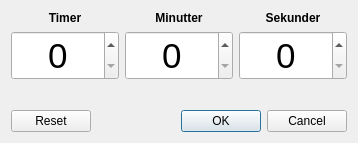
<?xml version="1.0" encoding="UTF-8"?>
<ui version="4.0">
 <class>TimeSelector</class>
 <widget class="QDialog" name="TimeSelector">
  <property name="windowModality">
   <enum>Qt::WindowModal</enum>
  </property>
  <property name="geometry">
   <rect>
    <x>0</x>
    <y>0</y>
    <width>358</width>
    <height>143</height>
   </rect>
  </property>
  <property name="windowTitle">
   <string>Tidsvælger</string>
  </property>
  <layout class="QVBoxLayout" name="verticalLayout">
   <item>
    <layout class="QGridLayout" name="gridLayout">
     <item row="0" column="0">
      <widget class="QLabel" name="label">
       <property name="font">
        <font>
         <weight>75</weight>
         <bold>true</bold>
        </font>
       </property>
       <property name="text">
        <string>Timer</string>
       </property>
       <property name="alignment">
        <set>Qt::AlignCenter</set>
       </property>
      </widget>
     </item>
     <item row="0" column="1">
      <widget class="QLabel" name="label_2">
       <property name="font">
        <font>
         <weight>75</weight>
         <bold>true</bold>
        </font>
       </property>
       <property name="text">
        <string>Minutter</string>
       </property>
       <property name="alignment">
        <set>Qt::AlignCenter</set>
       </property>
      </widget>
     </item>
     <item row="0" column="2">
      <widget class="QLabel" name="label_3">
       <property name="font">
        <font>
         <weight>75</weight>
         <bold>true</bold>
        </font>
       </property>
       <property name="text">
        <string>Sekunder</string>
       </property>
       <property name="alignment">
        <set>Qt::AlignCenter</set>
       </property>
      </widget>
     </item>
     <item row="1" column="0">
      <widget class="QSpinBox" name="sbHours">
       <property name="font">
        <font>
         <pointsize>26</pointsize>
        </font>
       </property>
       <property name="alignment">
        <set>Qt::AlignCenter</set>
       </property>
       <property name="maximum">
        <number>23</number>
       </property>
      </widget>
     </item>
     <item row="1" column="1">
      <widget class="QSpinBox" name="sbMinuts">
       <property name="font">
        <font>
         <pointsize>26</pointsize>
        </font>
       </property>
       <property name="alignment">
        <set>Qt::AlignCenter</set>
       </property>
       <property name="maximum">
        <number>59</number>
       </property>
      </widget>
     </item>
     <item row="1" column="2">
      <widget class="QSpinBox" name="sbSecs">
       <property name="font">
        <font>
         <pointsize>26</pointsize>
        </font>
       </property>
       <property name="alignment">
        <set>Qt::AlignCenter</set>
       </property>
       <property name="maximum">
        <number>59</number>
       </property>
      </widget>
     </item>
    </layout>
   </item>
   <item>
    <spacer name="verticalSpacer">
     <property name="orientation">
      <enum>Qt::Vertical</enum>
     </property>
     <property name="sizeHint" stdset="0">
      <size>
       <width>20</width>
       <height>40</height>
      </size>
     </property>
    </spacer>
   </item>
   <item>
    <widget class="QDialogButtonBox" name="buttonBox">
     <property name="maximumSize">
      <size>
       <width>16777215</width>
       <height>16777215</height>
      </size>
     </property>
     <property name="orientation">
      <enum>Qt::Horizontal</enum>
     </property>
     <property name="standardButtons">
      <set>QDialogButtonBox::Cancel|QDialogButtonBox::Ok|QDialogButtonBox::Reset</set>
     </property>
    </widget>
   </item>
  </layout>
 </widget>
 <resources/>
 <connections>
  <connection>
   <sender>buttonBox</sender>
   <signal>accepted()</signal>
   <receiver>TimeSelector</receiver>
   <slot>accept()</slot>
   <hints>
    <hint type="sourcelabel">
     <x>248</x>
     <y>254</y>
    </hint>
    <hint type="destinationlabel">
     <x>157</x>
     <y>274</y>
    </hint>
   </hints>
  </connection>
  <connection>
   <sender>buttonBox</sender>
   <signal>rejected()</signal>
   <receiver>TimeSelector</receiver>
   <slot>reject()</slot>
   <hints>
    <hint type="sourcelabel">
     <x>316</x>
     <y>260</y>
    </hint>
    <hint type="destinationlabel">
     <x>286</x>
     <y>274</y>
    </hint>
   </hints>
  </connection>
 </connections>
</ui>
